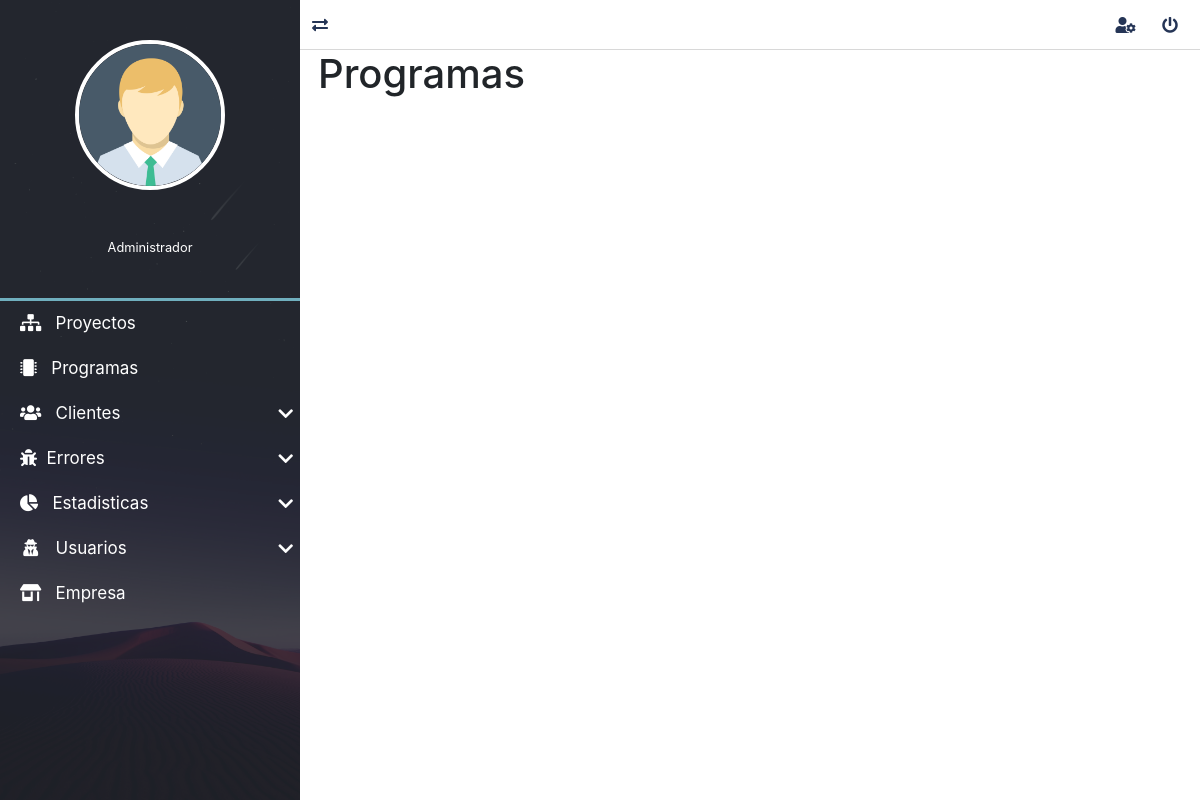
/programas/ (signed in), run on an earlier commit of the app's database.
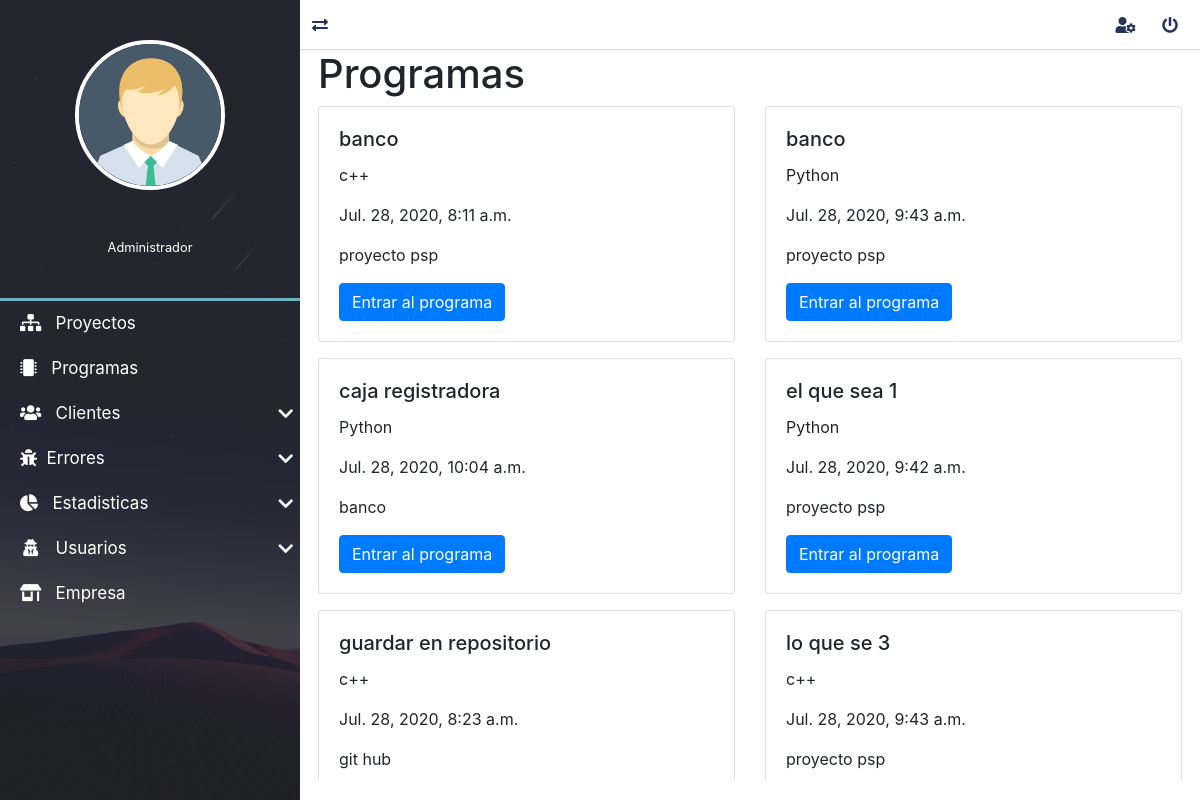
And on a later commit of the database.
### programas/models.py (models this page shows, shortened)
class Programa(models.Model):
    id_usuario = models.ForeignKey(settings.AUTH_USER_MODEL, verbose_name="usuario", on_delete=models.CASCADE)
    id_proyecto = models.ForeignKey("proyectos.Proyecto", verbose_name="proyecto", on_delete=models.CASCADE)
    nombre = models.CharField(verbose_name="Nombre", max_length=200)
    descripcion = models.TextField(verbose_name="Descripción")
    id_lenguaje = models.ForeignKey("mainApp.Lenguaje", verbose_name="lenguaje", on_delete=models.CASCADE)
    id_medida = models.ForeignKey("mainApp.Medida", verbose_name="medida", on_delete=models.CASCADE)
    fecha_creacion = models.DateTimeField(auto_now_add=True, verbose_name="Fecha de creación")
    fecha_actualizacion = models.DateTimeField(auto_now=True, verbose_name="Fecha de edición")
    fecha_finalizacion = models.DateTimeField(verbose_name="Fecha de finalización", null=True, blank=True)
    class Meta:
        verbose_name = "Programa"
        verbose_name_plural = "Programas"
        ordering = ['nombre', 'fecha_creacion']

### mainApp/models.py (models this page shows)
class Lenguaje(models.Model):
    nombre = models.CharField(verbose_name="Nombre", max_length=200)
    class Meta:
        verbose_name = "Lenguaje"
        verbose_name_plural = "Lenguajes"
        ordering = ['nombre']
    def __str__(self):
        return self.nombre

### proyectos/models.py (models this page shows)
class Proyecto(models.Model):
    nombre=models.CharField(max_length=50, verbose_name="Nombre")
    id_proceso = models.ForeignKey("mainApp.Proceso", verbose_name="Proceso", on_delete=models.CASCADE)
    descripcion=models.TextField(verbose_name="Descripcion")
    fechaInicio=models.DateTimeField(auto_now_add=True, verbose_name="fechaCreacion")
    ultimaActualizacion=models.DateTimeField(auto_now=True, verbose_name="Actualizado")
    class Meta:
        verbose_name ="Proyecto"
        verbose_name_plural ="Proyectos"
    def __str__(self):
        return self.nombre

### programas/views.py (the view)
# urls.py: path('programas/', include('programas.urls')),
def programas(request):
    cont=Programa.objects.all()
    return render(request,'programaT/programas.html',{
        'title':'Programas',
        'contes':cont
    })

### mainApp/context_processors.py (called while the page is built)
def get_programasDeUsuario(request):
    programas= Programa.objects.all()
    return {'lista_programas':programas}

def get_lenguajes(request):
    lenguajes = Lenguaje.objects.all()
    return {'lista_lenguajes':lenguajes}

def get_medidas(request):
    medidas = Medida.objects.all()
    return {'lista_medidas':medidas}

def get_fases(request):
    fases = Fase.objects.all()
    return {'lista_fases':fases}

### proyectos/context_processors.py (called while the page is built)
def get_proyecto(request):
    proyecto= Proyecto.objects.values_list('id','nombre','id_proceso' ,'descripcion', 'fechaInicio')
    return {
        'proyectos':proyecto
    }

### programas/templates/programaT/programas.html (shortened to what this page needs)
{% extends 'layouts/layout.html' %}
{% block content %}
    <h1>{{title}}</h1>
    <div class="row">
        {% for j in contes %}
        {% if j.id_usuario_id == request.user.id %}
            <div class="col-sm-6 mb-3">
                <div class="card">
                    <div class="card-body">
                        <h5 class="card-title">{{j.nombre}}</h5>
                        <p class="card-text">{{j.id_lenguaje}}</p>
                        <p class="card-text">{{j.fecha_creacion}}</p>
                        <p class="card-text">{{j.id_proyecto}}</p>
                        <a href="{% url 'detalles_programa' j.id j.nombre|slugify %}" class="btn btn-primary">Entrar al programa</a>
                    </div>
                </div>
            </div>
            {% endif %}
        {% endfor %}
    </div>
{% endblock content %}

What changed in the data, as far as the page shows it:
added Programa: nombre "banco", id_lenguaje "c++", fecha_creacion "Jul. 28, 2020, 8:11 a.m.", id_proyecto "proyecto psp"
added Programa: nombre "banco", id_lenguaje "Python", fecha_creacion "Jul. 28, 2020, 9:43 a.m.", id_proyecto "proyecto psp"
added Programa: nombre "caja registradora", id_lenguaje "Python", fecha_creacion "Jul. 28, 2020, 10:04 a.m.", id_proyecto "banco"
added Programa: nombre "el que sea 1", id_lenguaje "Python", fecha_creacion "Jul. 28, 2020, 9:42 a.m.", id_proyecto "proyecto psp"
added Programa: nombre "guardar en repositorio", id_lenguaje "c++", fecha_creacion "Jul. 28, 2020, 8:23 a.m.", id_proyecto "git hub"
added Programa: nombre "lo que se 3", id_lenguaje "c++", fecha_creacion "Jul. 28, 2020, 9:43 a.m.", id_proyecto "proyecto psp"
